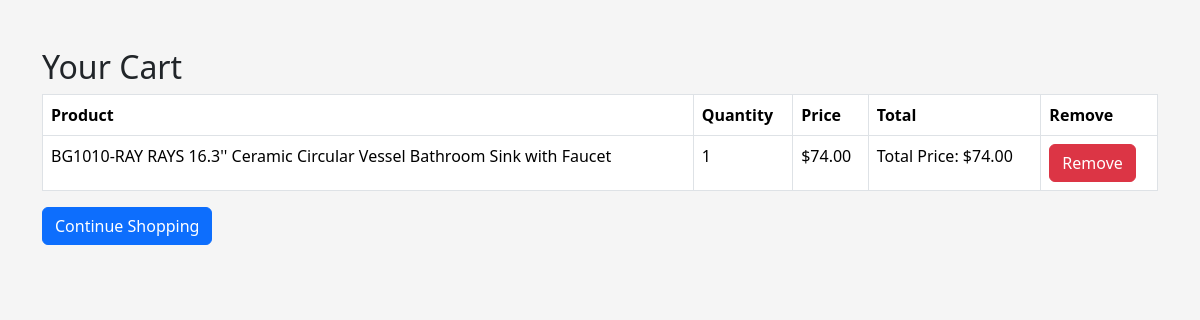
The app's page /cart/ (signed in) with its own data.
### homedecorapp/models.py (models this page shows)
class CartItem(models.Model):
    cart = models.ForeignKey(Cart, on_delete=models.CASCADE)
    product = models.ForeignKey(Product, on_delete=models.CASCADE)
    quantity = models.PositiveIntegerField(default=1)

class Product(models.Model):
    name = models.CharField(max_length=200)
    brand = models.CharField(max_length=200, default=' DECOR')
    color = models.CharField(max_length=200, default='')
    category = models.ForeignKey(Category, on_delete=models.CASCADE, related_name='products')
    price = models.DecimalField(max_digits=10, decimal_places=2)
    description = models.TextField()
    size = models.CharField(max_length=255, default='One Size')
    image = models.ImageField(upload_to='products/')
    created_at = models.DateTimeField(default=timezone.now)
    material = models.CharField(max_length=255, default='')

### homedecorapp/views.py (the view)
# urls.py: path('cart/', cart, name='cart'),
def cart(request):
    try:
        cart = Cart.objects.get(user=request.user)
    except Cart.DoesNotExist:
        cart = None
    cart_items = []
    total_price = 0
    if cart:
        cart_items = CartItem.objects.filter(cart=cart)
        for cart_item in cart_items:
            cart_item.total_price = cart_item.product.price * cart_item.quantity
            total_price += cart_item.total_price
    context = {
        'cart': cart,
        'cart_items': cart_items,
        'total_price': total_price,
    }
    return render(request, 'cart.html', context)

### homedecorapp/templates/cart.html (shortened to what this page needs)
<!DOCTYPE html>
<html lang="en">
<head>
    <link href="https://cdn.jsdelivr.net/npm/bootstrap@5.3.1/dist/css/bootstrap.min.css" rel="stylesheet"
>
</head>
<body>
<div class="container mt-5">
    <h2>Your Cart</h2>
    <table class="table table-bordered">
        <thead>
        <tr>
            <th>Product</th>
            <th>Quantity</th>
            <th>Price</th>
            <th>Total</th>
            <th>Remove</th>
        </tr>
        </thead>
        <tbody>
        {% for cart_item in cart_items %}
        <tr>
            <td>{{ cart_item.product.name }}</td>
            <td>{{ cart_item.quantity }}</td>
            <td>${{ cart_item.product.price }}</td>
            <td>Total Price: ${{ cart_item.total_price|floatformat:2 }}</td>
            <td><a href="{% url 'remove_from_cart' cart_item.id %}" class="btn btn-danger">Remove</a></td>
        </tr>
        {% endfor %}
        </tbody>
    </table>
    <a href="{% url 'index' %}" class="btn btn-primary">Continue Shopping</a>
</div>
</body>
</html>

### homedecorapp/templates/cart.html (style rules this page uses)
body { background-color: #f5f5f5; }

### records on screen
CartItem: product.name "BG1010-RAY RAYS 16.3'' Ceramic Circular Vessel Bathroom Sink with Faucet", quantity "1", product.price "74.00", total_price "74.00"
